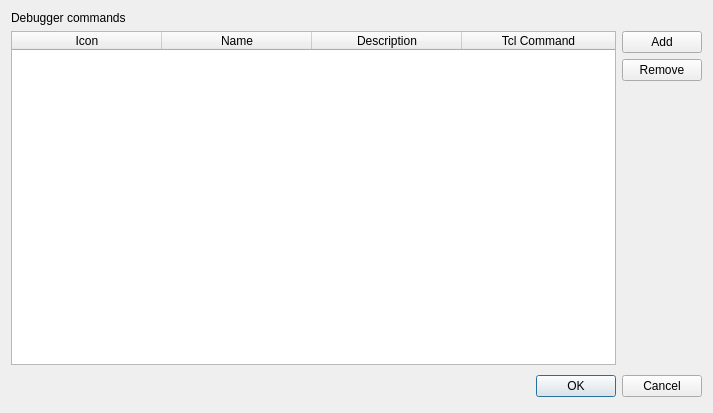
<?xml version="1.0" encoding="UTF-8"?>
<ui version="4.0">
 <class>CommandDialog</class>
 <widget class="QDialog" name="CommandDialog">
  <property name="geometry">
   <rect>
    <x>0</x>
    <y>0</y>
    <width>713</width>
    <height>413</height>
   </rect>
  </property>
  <property name="sizePolicy">
   <sizepolicy hsizetype="Preferred" vsizetype="Preferred">
    <horstretch>0</horstretch>
    <verstretch>0</verstretch>
   </sizepolicy>
  </property>
  <property name="windowTitle">
   <string>Manage command buttons</string>
  </property>
  <layout class="QVBoxLayout" name="verticalLayout_2">
   <item>
    <widget class="QLabel" name="label">
     <property name="text">
      <string>Debugger commands</string>
     </property>
    </widget>
   </item>
   <item>
    <layout class="QHBoxLayout" name="horizontalLayout">
     <item>
      <widget class="QTableWidget" name="twCommands">
       <property name="selectionMode">
        <enum>QAbstractItemView::SingleSelection</enum>
       </property>
       <property name="selectionBehavior">
        <enum>QAbstractItemView::SelectRows</enum>
       </property>
       <attribute name="horizontalHeaderCascadingSectionResizes">
        <bool>true</bool>
       </attribute>
       <attribute name="horizontalHeaderMinimumSectionSize">
        <number>150</number>
       </attribute>
       <attribute name="horizontalHeaderDefaultSectionSize">
        <number>150</number>
       </attribute>
       <attribute name="horizontalHeaderStretchLastSection">
        <bool>true</bool>
       </attribute>
       <attribute name="verticalHeaderVisible">
        <bool>false</bool>
       </attribute>
       <column>
        <property name="text">
         <string>Icon</string>
        </property>
       </column>
       <column>
        <property name="text">
         <string>Name</string>
        </property>
       </column>
       <column>
        <property name="text">
         <string>Description</string>
        </property>
       </column>
       <column>
        <property name="text">
         <string>Tcl Command</string>
        </property>
       </column>
      </widget>
     </item>
     <item>
      <layout class="QVBoxLayout" name="verticalLayout">
       <item>
        <widget class="QPushButton" name="btnAdd">
         <property name="text">
          <string>Add</string>
         </property>
        </widget>
       </item>
       <item>
        <widget class="QPushButton" name="btnRemove">
         <property name="sizePolicy">
          <sizepolicy hsizetype="Preferred" vsizetype="Fixed">
           <horstretch>0</horstretch>
           <verstretch>0</verstretch>
          </sizepolicy>
         </property>
         <property name="text">
          <string>Remove</string>
         </property>
        </widget>
       </item>
       <item>
        <spacer name="verticalSpacer">
         <property name="orientation">
          <enum>Qt::Vertical</enum>
         </property>
         <property name="sizeHint" stdset="0">
          <size>
           <width>20</width>
           <height>40</height>
          </size>
         </property>
        </spacer>
       </item>
      </layout>
     </item>
    </layout>
   </item>
   <item>
    <layout class="QHBoxLayout">
     <property name="spacing">
      <number>6</number>
     </property>
     <property name="leftMargin">
      <number>0</number>
     </property>
     <property name="topMargin">
      <number>0</number>
     </property>
     <property name="rightMargin">
      <number>0</number>
     </property>
     <property name="bottomMargin">
      <number>0</number>
     </property>
     <item>
      <spacer>
       <property name="orientation">
        <enum>Qt::Horizontal</enum>
       </property>
       <property name="sizeHint" stdset="0">
        <size>
         <width>131</width>
         <height>31</height>
        </size>
       </property>
      </spacer>
     </item>
     <item>
      <widget class="QPushButton" name="okButton">
       <property name="text">
        <string>OK</string>
       </property>
       <property name="default">
        <bool>true</bool>
       </property>
      </widget>
     </item>
     <item>
      <widget class="QPushButton" name="cancelButton">
       <property name="text">
        <string>Cancel</string>
       </property>
      </widget>
     </item>
    </layout>
   </item>
  </layout>
 </widget>
 <resources/>
 <connections/>
</ui>
